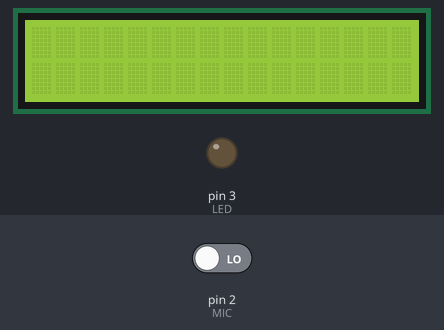
The sketch below on a simulated Arduino Uno, built with avr-gcc and run on an emulated ATmega328P. On the bench: 16×2 character LCD, output pins drawn as LEDs (lit = HIGH). Inputs (shaded band) come from the test bench; at power-on: pin 2 (MIC) LOW.

Above: at 1.2 s.
1.3 s: pin 2 (MIC) driven HIGH
At 3.1 s:
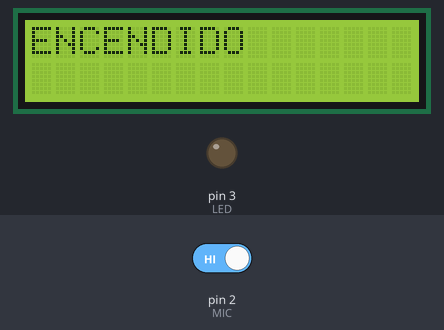
At 3.7 s:
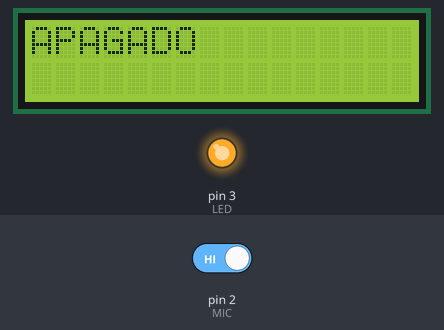
4.3 s: pin 2 (MIC) driven LOW
At 5.3 s:
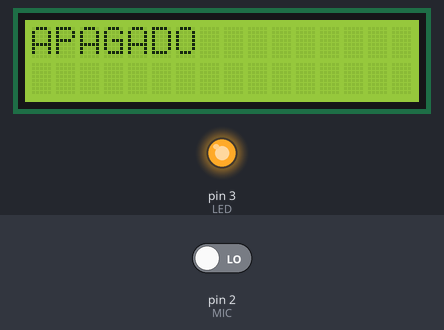
Timing chart, 0 to 7.3 s (numbered marks = the images above; inputs shaded):
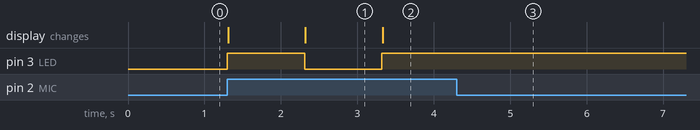

The sketch:

MIC_plus_LCD_plus_VOLTAGE.ino
```cpp
#include <Wire.h>
#include <LiquidCrystal_I2C.h>

//LCD
// Set the LCD address to 0x27 for a 16 chars and 2 line display
LiquidCrystal_I2C lcd(0x27, 16, 2);

int MIC = 2;
int LED = 3;
int VALOR;
int ESTADO;

void setup()
{
  // initialize the LCD
  lcd.begin();

  pinMode(MIC, INPUT);
  pinMode(LED, OUTPUT);

}

void loop()
{

  VALOR = digitalRead(MIC);
  if (VALOR == HIGH) {
    ESTADO = digitalRead(LED);
    digitalWrite(LED, !ESTADO);


    if(ESTADO){
      lcd.clear(); //limpia la pantalla LCD
      lcd.print("ENCENDIDO"); //imprime primer renglon del LCD
    }else{
      lcd.clear(); //limpia la pantalla LCD
      lcd.print("APAGADO");
    }

    delay(1000);
  }

}
```

Measured:
- after the input at 1.3 s, pin 3 (LED): LOW → HIGH at once, → LOW 1.0 s later, → HIGH 1.0 s later; the display: first changes at once (image 1 shows a later state)
- after the input at 4.3 s, pin 3 (LED): stops changing and stays HIGH
- what the display in image 1 shows lasts 1.0 s, from 2.3 s to 3.3 s
